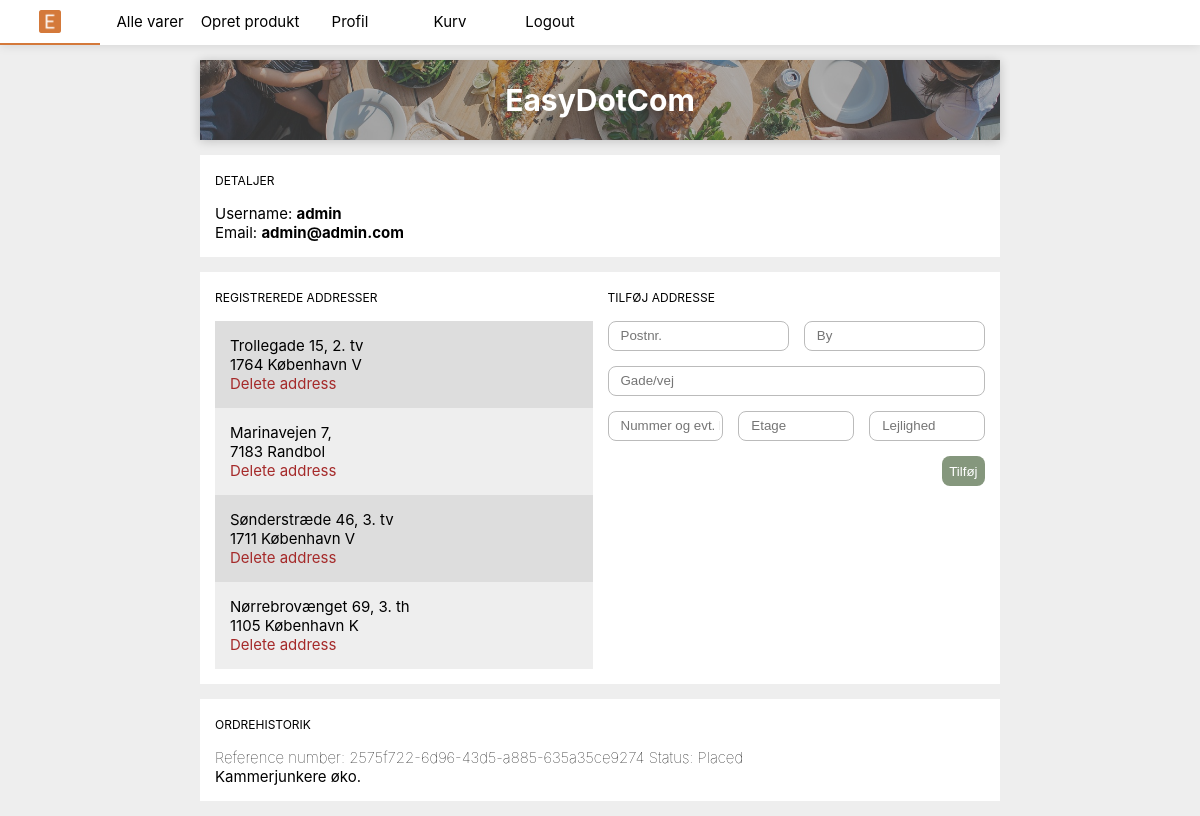
Screenshot of /profile/ (signed in) with the database file from the repository.
### store/models.py (models this page shows, shortened)
class UserAddress(models.Model):
    user = models.ForeignKey(User, on_delete=models.PROTECT)
    address = models.ForeignKey('Address', on_delete=models.PROTECT)
    active = models.BooleanField(default=True)

class Address(models.Model):
    DIRECTION_CHOICES = (
        ('TV', 'Til venstre'),
        ('MF', 'Midt for'),
        ('TH', 'Til højre'),
    )
    postal = models.CharField(max_length=4)
    city = models.CharField(max_length=100)
    street = models.CharField(max_length=100)
    number = models.CharField(max_length=5)
    floor = models.CharField(max_length=5, blank=True, null=True)
    direction = models.CharField(
        max_length=2, choices=DIRECTION_CHOICES, blank=True, null=True)

class Order(models.Model):
    STATUS_CHOICES = (
        ('P', 'Placed'),
        ('D', 'Delivered')
    )
    reference_number = models.UUIDField(default=uuid.uuid4, editable=False)
    customer = models.ForeignKey(User, on_delete=models.PROTECT)
    date_placed = models.DateField(auto_now_add=True)
    status = models.CharField(
        max_length=1, choices=STATUS_CHOICES, default="P")
    def get_order_items_queryset(self):
        order_items_queryset = OrderItem.objects.filter(order=self.pk)
        return order_items_queryset

class OrderItem(models.Model):
    order = models.ForeignKey('Order', on_delete=models.PROTECT)
    product = models.ForeignKey('Product', on_delete=models.PROTECT)
    quantity = models.PositiveIntegerField(default=1)

class Product(models.Model):
    title = models.CharField(max_length=100)
    subtitle = models.CharField(max_length=200)
    description = models.TextField()
    unit_type = models.ForeignKey(UnitType, on_delete=models.PROTECT)
    unit_price = models.DecimalField(max_digits=10, decimal_places=2)
    unit = models.DecimalField(max_digits=10, decimal_places=2)
    active = models.BooleanField(default=True)
    image = models.CharField(max_length=255)

### store/views.py (the view)
# urls.py: path('profile/', views.profile, name="profile"),
def profile(request):
    if request.user.is_authenticated == False:
        return HttpResponseRedirect(reverse('login'))
    user_is_employee = False
    if request.user.has_perm('store.change_product'):
        user_is_employee = True
    user_address_book   = UserAddress.objects.filter(user=request.user, active=True)
    user_orders         = Order.objects.filter(customer=request.user)
    context = {
        'user': request.user,
        'user_address_book': user_address_book,
        'user_orders': user_orders,
        'user_is_employee': user_is_employee
    }
    return TemplateResponse(request, 'store/profile.html', context=context)

### store/templates/store/profile.html (shortened to what this page needs)
{% extends 'base/_.html' %}
{% block banner %}
	<div id="pageBanner" class="small-banner grid gap-s">
		<div class="box s-span-12">
			{% load static %}
			<img src="{% static 'store/media/imgs/luisa-brimble-somekind-aFzg83dvnAI-unsplash.jpg' %}" alt="Dinner with friends">
			<div class="display">
				<span class="text bold white large">EasyDotCom</span>
			</div>
		</div>
	</div>
{% endblock banner %}
{% block content %}
<div id="userProfile">
	<section class="profile">
		<div class="section-title">
			<span class="text small">DETALJER</span>
		</div>
		<div class="section-content">
			<div class="username">
				<span class="text">Username:</span>
				<span class="text bold">
					{% if user.username %}
						{{ user.username }}
					{% else %}
						Du har ikke registreret et brugernavn
					{% endif %}
				</span>
			</div>
			<div class="email">
				<span class="text">Email:</span>
				{% if user.email %}
					<span class="text bold">
						{{ user.email }}
					</span>
					{% else %}
					<span class="text italic">
						Du har ikke registreret en email
					</span>
					{% endif %}
			</div>
		</div>
	</section>
	<section class="profile address grid">
		<div class="s-span-6 grid gap-s">
			<div class="section-title s-span-12">
				<span class="text small">REGISTREREDE ADDRESSER</span>
			</div>
			<div class="section-content s-span-12">
				<ul id="addressList">
					{% if user_address_book %}
						{% for user_address in user_address_book %}
						<li class="address-item">
							<div class="user-address">
								<div>
									<span class="text">
										{{ user_address.address.street }} {{ user_address.address.number }},
										{% if user_address.address.floor %}
										{{ user_address.address.floor }}.
										{% endif %}
										{% if user_address.address.direction %}
										{{ user_address.address.direction }}
										{% endif %}
									</span>
								</div>
								<div>
									<span class="text">{{ user_address.address.postal }}</span>
									<span class="text">{{ user_address.address.city }}</span>
								</div>
								<a href="{% url 'delete-address' pk=user_address.pk %}" class="text danger">Delete address</a>
							</div>
						</li>
						{% endfor %}
					{% else %}
						<span class="text italic">Du har ingen registrerede addresser.</span>
					{% endif %}
				</ul>
			</div>
		</div>
		<div class="s-span-6 grid gap-s">
			<div class="section-title s-span-12">
				<span class="text small">TILFØJ ADDRESSE</span>
			</div>
			<div class="section-content s-span-12">
				<div class="form-wrapper">
					<form id="frmNewAddress" method="POST" action="{% url 'add-address' %}" class="grid gap-s">
						<div class="s-span-6">
							<input type="text" name="txtPostal" placeholder="Postnr.">
						</div>
						<div class="s-span-6">
							<input type="text" name="txtCity" placeholder="By">
						</div>
						<div class="s-span-12">
							<input type="text" name="txtStreet" placeholder="Gade/vej">
						</div>
						<div class="s-span-4">
							<input type="text" name="txtNumber" placeholder="Nummer og evt. bogstav">
						</div>
						<div class="s-span-4">
							<input type="text" name="txtFloor" placeholder="Etage">
						</div>
						<div class="s-span-4">
							<input type="text" name="txtDirection" placeholder="Lejlighed">
						</div>
						<div class="s-span-12 btn-wrapper">
							<button class="btn btn-success">Tilføj</button>
						</div>
					</form>
				</div>
			</div>
		</div>
	</section>
	<section class="profile">
	<div class="section-title">
		<span class="text small">ORDREHISTORIK</span>
	</div>
	<div class="section-content">
		{% if user_orders %}
			{% for user_order in user_orders  %}
				<span class="text thin">Reference number: {{ user_order.reference_number }}</span>
				<span class="text thin">Status: {% if user_order.status == "D" %} Delivered {% else %} Placed {% endif %}</span>
				<ul class="order-items">
					{% for order_item in user_order.get_order_items_queryset %}
					<li class="list-item">
						<span class="text"> {{ order_item.product.title }} </span>
					</li>
					{% endfor %}
				</ul>
			{% endfor %}
		{% else %}
		<span class="text italic">Du har ingen ordrer i historikken.</span>
		{% endif %}
	</div>
	</section>
</div>
{% endblock content %}

### store/static/store/css/style.css (style rules this page uses)
:root { --primary: #D4793A; --success: #85977D; --danger: brown; --dgrey: #444; --mgrey: #777; --lgrey: #bbb; }
html { font-family: -apple-system, BlinkMacSystemFont, 'Segoe UI', Roboto, Oxygen, Ubuntu, Cantarell, 'Open Sans', 'Helvetica Neue', sans-serif; font-weight: 400; font-size: 15px; }
body { padding: 0; margin: 0; box-sizing: border-box; background-color: #eee; }
img { width: 100%; height: auto; }
ul { list-style-type: none; margin: 0; padding: 0; }
form input { height: 2rem; width: 100%; line-height: 2rem; text-indent: 10px; vertical-align: middle; border-radius: 8px; border: 1px solid var(--lgrey); outline: none; box-sizing: border-box; }
button.btn { display: grid; justify-content: center; align-items: center; padding: .5rem; cursor: pointer; border-radius: 8px; border: none; }
button.btn-success { background-color: var(--success); color: #fff; }
a { text-decoration: none; color: inherit; }
body { display: grid; justify-content: center; }
div#pageBanner { height:35vh; box-shadow: 0px 1px 10px rgba(0,0,0,.2); }
div#pageBanner.small-banner { height:10vh; box-shadow: 0px 1px 10px rgba(0,0,0,.2); }
div#pageBanner > .box { position: relative; height: 100%; overflow:hidden; }
div#pageBanner > .box > img { height: 100%; width: 100%; object-fit: cover; }
div#pageBanner > .box > .display { position: absolute; top: 50%; left: 50%; transform: translate(-50%,-50%); height: 100%; width: 100%; display:flex; flex-direction:column; align-items: center; justify-content: center; background-color: rgba(100,100,100,.5); }
#userProfile { display: grid; grid-gap: 1rem; }
#userProfile > section { display: grid; grid-gap: 1rem; background-color: #fff; padding: 1rem; }
#userProfile > section.address { align-items: flex-start; align-content: flex-start; }
#addressList > .address-item { padding: 1rem; }
#addressList > .address-item:nth-child(even) { background-color: #eee; }
#addressList > .address-item:nth-child(odd) { background-color: #ddd; }
#userProfile .btn-wrapper { display: grid; justify-content: flex-end; }
.text.white { color: #fff; }
.text.danger { color: var(--danger); }
.text.large { font-size: 2rem; }
.text.small { font-size: .8rem; }
.text.bold { font-weight: bold; }
.text.thin { font-weight: 100; }
.grid { display: grid; grid-template-columns: repeat(12, 1fr); }
.grid.gap-s { grid-gap: 1rem; }
.grid > .s-span-4 { grid-column: span 4; }
.grid > .s-span-6 { grid-column: span 6; }
.grid > .s-span-12 { grid-column: span 12; }

### rows the page displays
UserAddress: address.street "Trollegade", address.number "15", address.floor "2", address.direction "tv", address.postal "1764", address.city "København V"
UserAddress: address.street "Marinavejen", address.number "7", address.postal "7183", address.city "Randbol"
UserAddress: address.street "Sønderstræde", address.number "46", address.floor "3", address.direction "tv", address.postal "1711", address.city "København V"
UserAddress: address.street "Nørrebrovænget", address.number "69", address.floor "3", address.direction "th", address.postal "1105", address.city "København K"
Order: reference_number "2575f722-6d96-43d5-a885-635a35ce9274", status "Placed"
OrderItem: product "Kammerjunkere øko."

### other values shown
{{ user.username }} "admin"
{{ user.email }} "admin@admin.com"
